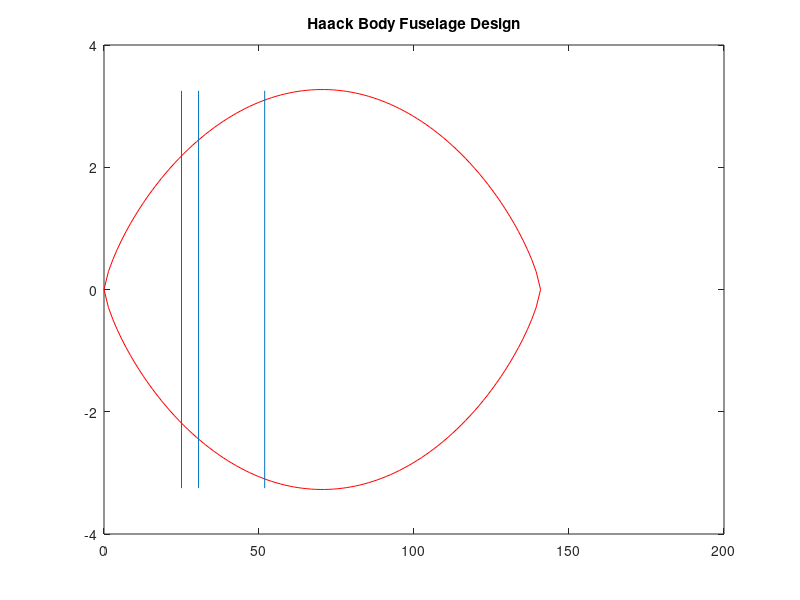

This figure's MATLAB source:
%% Fuselage Preliminary Design % Sadraey %
% Meta
% FUSELAGE DESIGN CHANGED TO SEARS-HAACK BODY
% Total Length Extended to 140ft
%%
% Test Change in GITHUB
% Design Requirements 
% Main: Accomodate Passengers
% Secondary: Must accomodate crew, landing gear, fuel, systems, empennage
% Optimization: Low Drag, Positive Lift generation, low weight, comfort,
% structural flight, external symmetry, low wetted area
%% Determine Number of Passengers and Crew
n_p = 8; % number of passengers
n_c = 2; % number of crew members
%% Establish Human Size and Target Passenger
% Passengers will be from U.S.
% Figures 7.5 and 7.6
% Design for passengers that are 5' 2" - 6' 3"
% Arm length 2.6 ft
% Chair Height 1.6 ft
% Shoulder to Shoulder 2ft
%% Cockpit % Sadraey %
% Distance from spine to taxi instrument 3.5 ft
% 1ft minimum from butt to floor
% 4 - 10 cm
T_w = 0.23; % ft with 7 cm wall thickness
L_CP = 5.5; %ft preliminary choice
W_pilot = 15/12; % distance between pilot seats (aisle) ft 
% Table 7.4
W_CPs = 20/12; % seat width cockpit ft
W_CP = 2*W_CPs + W_pilot; % Cockpit Width interior
% Equation 7.9 
D_CP = W_CP + 2*T_w; % diameter of cockpit with thickness included
% Must look into instrumentation sizing
fprintf('Cockpit Diameter is %0.2f ft \n',D_CP)
fprintf('Cockpit Length is %0.2f ft \n',L_CP)
%% Passenger Cargo
% pg 369 Eq 7.4
v_b = 5.156; % average bag/luggage size ft^3
v_btotal = n_p * v_b; %ft^3

%% L/D length to diameter ratio
% Table 7.7
% L/D for Concorde is 23.
% shooting for this range
%% Passenger Cabin % Sadraey %
% Calculate Cabin Diameter
W_s = 25/12 ; % seat width ft
% Table 7.3
W_a = 23/12; % aisle distance ft
% Equation 7.2
W_C = 2*W_s + W_a; % Interior Cabin Width ft
% Equation 7.9
D_C = W_C + 2*T_w; % Cabin Diameter ft

% Calculate Cabin Length
P_s = 40/12; % seat pitch or distance between seats (ft)
n_r = n_p/2; % number of rows
% Equation 7.1
L_C = n_r*P_s+8; % Cabin Length
fprintf('Passenger Cabin Diameter is %0.2f ft \n',D_C)
fprintf('Passenger Cabin Length is %0.2f ft \n',L_C)
% Headroom from Table 7.4
% Will we have carry-on over or same level?
Headroom = 66.912; %ft for first class
% Must also consider lavatory

%% Cargo
% Depends on volume and will most likely be beneath passenger cabin
%% Nose Design
% Look at supersonic design and weight and balance
L_n = 25; % arbitrary length of nose ft
% Looking at the SEARS-HACK Body Equation from WIKIPEDIA
% x = linspace(0,0.5,100); % range
% R_max = 2; % arbitrary maximum nose radius ft
% V_n = (3*pi^2/16 * R_max^2*L_n)/2; % Volume of nose
% S_x = pi*R_max^2*(4*x.*(1-x)).^(3/2); % nose cross sectional area
% r_x = R_max*(4*x.*(1-x)).^(3/4);% nose radius
% FigHandle = figure('Position', [250, 250, L_n*40, R_max*40]);
% figure(1)
% plot(2*x*L_n,r_x,'r',2*x*L_n,-r_x,'r')
% title('Sears-Hack Body Nose Design')
% Based on Wave Drag Equation, wave drag is reduced by increasing length
% and decreasing volume
% calculated from the derivative of the radius
% Theta = 16.4223 degrees
% Beta = 58.471 degrees
% Oblique Shock Ma2 = 1.06
%% Rear Section
% Will Include Tail and Wing as well for supersonic aircraft.
L_R = 89; % arbitrary length of rear section ft
%% Length of Fuselage
% Equation 7.10 
L_F = L_CP + L_C + L_n + L_R; % Total Fuselage Length
fprintf('The fuselage length is %0.2f ft \n',L_F)
%% Length to Diameter Ratio Fineness Ratio
LF_DF = L_F/D_C; 
fprintf('The L/D ratio for the fuselage is %0.2f  \n',LF_DF)
%% Fuel Tanks
m_f = 177928.86/9.81; % kg of fuel
% Table 7.8 for fuel types and density
rho_f = 840; % kg/m^3
V_f = m_f/rho_f; % m^3
V_f = V_f * 35.31; % ft^3
fprintf('The fuel tank volume is %0.2f ft^3 \n',V_f)
%% Volume of Bottom Half
% Equation 7.4a
V_bot = 0.5* (pi*W_C^2/4*(L_C+L_R));
fprintf('The bottom volume for the fuselage is %0.2f ft^3 \n',V_bot)
%% SEARS-HACK FUSELAGE
% Look at supersonic design and weight and balance
L_F2 = L_F; % arbitrary length of nose ft
% Looking at the SEARS-HACK Body Equation from WIKIPEDIA
x = linspace(0,1,100); % range
R_max = D_C/2; % arbitrary maximum nose radius ft
V_n = (3*pi^2/16 * R_max^2*L_F2)/2; % Volume of nose
S_x = pi*R_max^2*(4*x.*(1-x)).^(3/2); % nose cross sectional area
r_x = R_max*(4*x.*(1-x)).^(3/4);
FigHandle = figure('Position', [250, 250, L_F2*40, R_max*40]);
figure(1)
x_CP = L_n+L_CP;
x_C = x_CP + L_C;
plot(x*L_F2,r_x,'r',x*L_F2,-r_x,'r')
line([L_n L_n], [-3.25 3.25]);
line([x_CP x_CP], [-3.25 3.25]);
line([x_C x_C], [-3.25 3.25]);

title('Haack Body Fuselage Design')
%%
% z = L_F*x;
% Z = meshgrid(z,z);
% Theta = linspace(0,2*pi,100);
% [R ,PHI] = meshgrid(r_x,Theta);
% FigHandle = figure('Position', [50, 50, 600, 600]);
% surf(R.*cos(PHI), R.*sin(PHI), Z);
% view(3)
% set(gca,'zdir','reverse')
% colormap hsv
% axis equal
